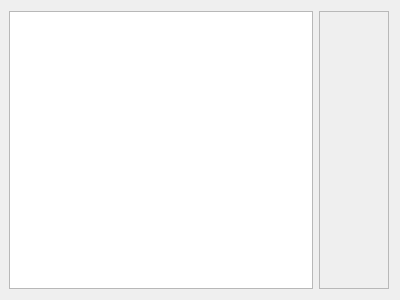
<?xml version="1.0" encoding="UTF-8"?>
<ui version="4.0">
 <class>MeasurementDialog</class>
 <widget class="QDialog" name="MeasurementDialog">
  <property name="geometry">
   <rect>
    <x>0</x>
    <y>0</y>
    <width>400</width>
    <height>300</height>
   </rect>
  </property>
  <property name="windowTitle">
   <string>Dialog</string>
  </property>
  <layout class="QGridLayout" name="gridLayout" columnstretch="7,1">
   <property name="leftMargin">
    <number>9</number>
   </property>
   <item row="0" column="0">
    <widget class="QListView" name="listView"/>
   </item>
   <item row="0" column="1">
    <widget class="QScrollArea" name="scrollArea">
     <property name="sizePolicy">
      <sizepolicy hsizetype="Preferred" vsizetype="Preferred">
       <horstretch>0</horstretch>
       <verstretch>0</verstretch>
      </sizepolicy>
     </property>
     <property name="widgetResizable">
      <bool>true</bool>
     </property>
     <widget class="QWidget" name="scrollAreaWidgetContents">
      <property name="geometry">
       <rect>
        <x>0</x>
        <y>0</y>
        <width>69</width>
        <height>280</height>
       </rect>
      </property>
     </widget>
    </widget>
   </item>
  </layout>
 </widget>
 <resources/>
 <connections/>
</ui>
